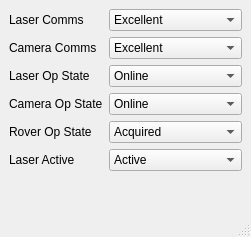
<?xml version="1.0" encoding="UTF-8"?>
<ui version="4.0">
 <class>TestPanel</class>
 <widget class="QMainWindow" name="TestPanel">
  <property name="geometry">
   <rect>
    <x>0</x>
    <y>0</y>
    <width>251</width>
    <height>237</height>
   </rect>
  </property>
  <property name="windowTitle">
   <string>MainWindow</string>
  </property>
  <widget class="QWidget" name="centralwidget">
   <layout class="QFormLayout" name="formLayout">
    <item row="0" column="0">
     <widget class="QLabel" name="label">
      <property name="text">
       <string>Laser Comms</string>
      </property>
     </widget>
    </item>
    <item row="0" column="1">
     <widget class="QComboBox" name="laserCommState">
      <item>
       <property name="text">
        <string>Excellent</string>
       </property>
      </item>
      <item>
       <property name="text">
        <string>Good</string>
       </property>
      </item>
      <item>
       <property name="text">
        <string>Poor</string>
       </property>
      </item>
      <item>
       <property name="text">
        <string>Offline</string>
       </property>
      </item>
     </widget>
    </item>
    <item row="1" column="0">
     <widget class="QLabel" name="label_2">
      <property name="text">
       <string>Camera Comms</string>
      </property>
     </widget>
    </item>
    <item row="1" column="1">
     <widget class="QComboBox" name="cameraCommsState">
      <item>
       <property name="text">
        <string>Excellent</string>
       </property>
      </item>
      <item>
       <property name="text">
        <string>Good</string>
       </property>
      </item>
      <item>
       <property name="text">
        <string>Poor</string>
       </property>
      </item>
      <item>
       <property name="text">
        <string>Offline</string>
       </property>
      </item>
     </widget>
    </item>
    <item row="2" column="0">
     <widget class="QLabel" name="label_3">
      <property name="text">
       <string>Laser Op State</string>
      </property>
     </widget>
    </item>
    <item row="2" column="1">
     <widget class="QComboBox" name="laserOpState">
      <item>
       <property name="text">
        <string>Online</string>
       </property>
      </item>
      <item>
       <property name="text">
        <string>Offline</string>
       </property>
      </item>
     </widget>
    </item>
    <item row="3" column="0">
     <widget class="QLabel" name="label_4">
      <property name="text">
       <string>Camera Op State</string>
      </property>
     </widget>
    </item>
    <item row="3" column="1">
     <widget class="QComboBox" name="cameraOpState">
      <item>
       <property name="text">
        <string>Online</string>
       </property>
      </item>
      <item>
       <property name="text">
        <string>Offline</string>
       </property>
      </item>
     </widget>
    </item>
    <item row="4" column="0">
     <widget class="QLabel" name="label_5">
      <property name="text">
       <string>Rover Op State</string>
      </property>
     </widget>
    </item>
    <item row="4" column="1">
     <widget class="QComboBox" name="roverOpState">
      <item>
       <property name="text">
        <string>Acquired</string>
       </property>
      </item>
      <item>
       <property name="text">
        <string>Not Acquired</string>
       </property>
      </item>
     </widget>
    </item>
    <item row="5" column="0">
     <widget class="QLabel" name="label_6">
      <property name="text">
       <string>Laser Active</string>
      </property>
     </widget>
    </item>
    <item row="5" column="1">
     <widget class="QComboBox" name="laserActiveState">
      <item>
       <property name="text">
        <string>Active</string>
       </property>
      </item>
      <item>
       <property name="text">
        <string>Not Active</string>
       </property>
      </item>
     </widget>
    </item>
   </layout>
  </widget>
  <widget class="QStatusBar" name="statusbar"/>
  <widget class="QMenuBar" name="menubar">
   <property name="geometry">
    <rect>
     <x>0</x>
     <y>0</y>
     <width>251</width>
     <height>22</height>
    </rect>
   </property>
  </widget>
 </widget>
 <resources/>
 <connections/>
</ui>
